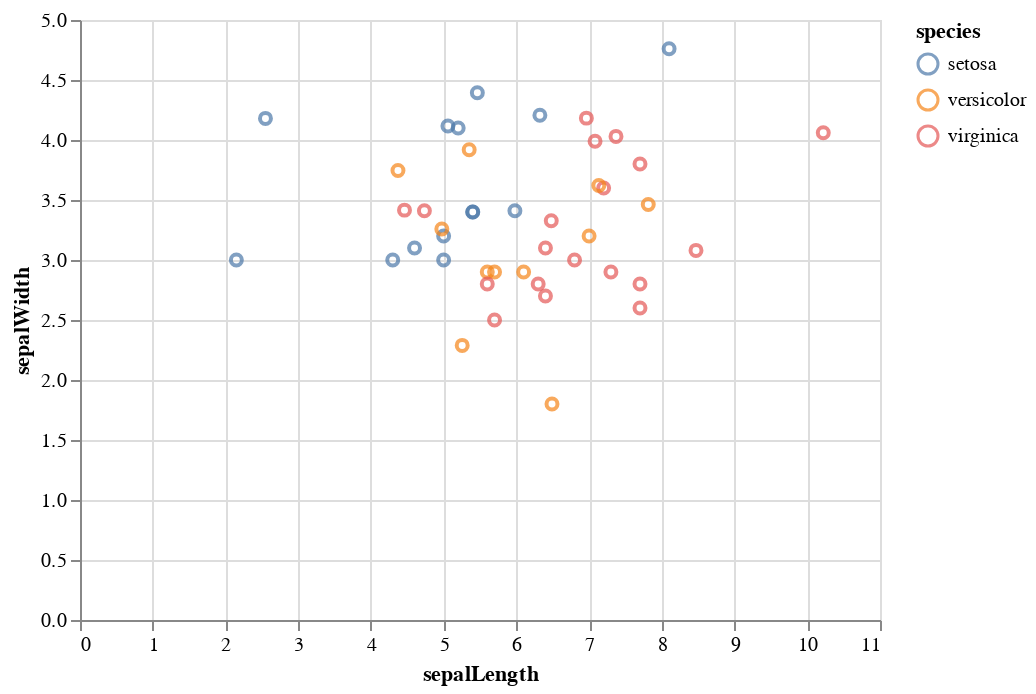

The cell this chart's notebook holds for it:
### Code cell
iris_comp_plot = alt.Chart(iris_comp20).mark_point().encode(
    x=x,
    y=y,
    color='species',
    tooltip=(x,y)
).interactive()

iris_comp_plot

### Figure 1 — Vega-Lite specification as saved in the notebook (floating-point values rounded to 4 significant figures)
{"config": {"view": {"continuousWidth": 400, "continuousHeight": 300}}, "data": {"name": "data-1808d441a852876e36e72be7b6bb64fa"}, "mark": "point", "encoding": {"color": {"field": "species", "type": "nominal"}, "tooltip": [{"field": "sepalLength", "type": "quantitative"}, {"field": "sepalWidth", "type": "quantitative"}], "x": {"field": "sepalLength", "type": "quantitative"}, "y": {"field": "sepalWidth", "type": "quantitative"}}, "selection": {"selector005": {"type": "interval", "bind": "scales", "encodings": ["x", "y"]}}, "$schema": "https://vega.github.io/schema/vega-lite/v4.17.0.json", "datasets": {"data-1808d441a852876e36e72be7b6bb64fa": [{"sepalLength": 4.6, "sepalWidth": 3.1, "petalLength": 1.5, "petalWidth": 0.2, "species": "setosa", "file of origin": "File 1"}, {"sepalLength": 4.3, "sepalWidth": 3.0, "petalLength": 1.1, "petalWidth": 0.1, "species": "setosa", "file of origin": "File 1"}, {"sepalLength": 5.4, "sepalWidth": 3.4, "petalLength": 1.7, "petalWidth": 0.2, "species": "setosa", "file of origin": "File 1"}, {"sepalLength": 5.0, "sepalWidth": 3.0, "petalLength": 1.6, "petalWidth": 0.2, "species": "setosa", "file of origin": "File 1"}, {"sepalLength": 5.4, "sepalWidth": 3.4, "petalLength": 1.5, "petalWidth": 0.4, "species": "setosa", "file of origin": "File 1"}, {"sepalLength": 5.2, "sepalWidth": 4.1, "petalLength": 1.5, "petalWidth": 0.1, "species": "setosa", "file of origin": "File 1"}, {"sepalLength": 5.0, "sepalWidth": 3.2, "petalLength": 1.2, "petalWidth": 0.2, "species": "setosa", "file of origin": "File 1"}, {"sepalLength": 7.0, "sepalWidth": 3.2, "petalLength": 4.7, "petalWidth": 1.4, "species": "versicolor", "file of origin": "File 1"}, {"sepalLength": 6.1, "sepalWidth": 2.9, "petalLength": 4.7, "petalWidth": 1.4, "species": "versicolor", "file of origin": "File 1"}, {"sepalLength": 5.6, "sepalWidth": 2.9, "petalLength": 3.6, "petalWidth": 1.3, "species": "versicolor", "file of origin": "File 1"}, {"sepalLength": 5.7, "sepalWidth": 2.9, "petalLength": 4.2, "petalWidth": 1.3, "species": "versicolor", "file of origin": "File 1"}, {"sepalLength": 7.3, "sepalWidth": 2.9, "petalLength": 6.3, "petalWidth": 1.8, "species": "virginica", "file of origin": "File 1"}, {"sepalLength": 7.2, "sepalWidth": 3.6, "petalLength": 6.1, "petalWidth": 2.5, "species": "virginica", "file of origin": "File 1"}, {"sepalLength": 6.4, "sepalWidth": 2.7, "petalLength": 5.3, "petalWidth": 1.9, "species": "virginica", "file of origin": "File 1"}, {"sepalLength": 6.8, "sepalWidth": 3.0, "petalLength": 5.5, "petalWidth": 2.1, "species": "virginica", "file of origin": "File 1"}, {"sepalLength": 5.7, "sepalWidth": 2.5, "petalLength": 5.0, "petalWidth": 2.0, "species": "virginica", "file of origin": "File 1"}, {"sepalLength": 7.7, "sepalWidth": 3.8, "petalLength": 6.7, "petalWidth": 2.2, "species": "virginica", "file of origin": "File 1"}, {"sepalLength": 7.7, "sepalWidth": 2.6, "petalLength": 6.9, "petalWidth": 2.3, "species": "virginica", "file of origin": "File 1"}, {"sepalLength": 5.6, "sepalWidth": 2.8, "petalLength": 4.9, "petalWidth": 2.0, "species": "virginica", "file of origin": "File 1"}, {"sepalLength": 7.7, "sepalWidth": 2.8, "petalLength": 6.7, "petalWidth": 2.0, "species": "virginica", "file of origin": "File 1"}, {"sepalLength": 6.3, "sepalWidth": 2.8, "petalLength": 5.1, "petalWidth": 1.5, "species": "virginica", "file of origin": "File 1"}, {"sepalLength": 6.4, "sepalWidth": 3.1, "petalLength": 5.5, "petalWidth": 1.8, "species": "virginica", "file of origin": "File 1"}, {"sepalLength": 5.98, "sepalWidth": 3.41, "petalLength": 1.05, "petalWidth": 0.1, "species": "setosa", "file of origin": "File 2"}, {"sepalLength": 2.15, "sepalWidth": 3.0, "petalLength": 0.88, "petalWidth": 0.06, "species": "setosa", "file of origin": "File 2"}, {"sepalLength": 2.55, "sepalWidth": 4.18, "petalLength": 0.75, "petalWidth": 0.36, "species": "setosa", "file of origin": "File 2"}, {"sepalLength": 4.736, "sepalWidth": 3.41, "petalLength": 5.153, "petalWidth": 0.3156, "species": "virginica", "file of origin": "File 2"}, {"sepalLength": 6.963, "sepalWidth": 4.182, "petalLength": 2.62, "petalWidth": 0.2756, "species": "virginica", "file of origin": "File 2"}, {"sepalLength": 8.1, "sepalWidth": 4.76, "petalLength": 0.75, "petalWidth": 0.4, "species": "setosa", "file of origin": "File 2"}, {"sepalLength": 7.082, "sepalWidth": 3.989, "petalLength": 5.176, "petalWidth": 0.638, "species": "virginica", "file of origin": "File 2"}, {"sepalLength": 5.351, "sepalWidth": 3.919, "petalLength": 1.19, "petalWidth": 0.1139, "species": "versicolor", "file of origin": "File 2"}, {"sepalLength": 4.975, "sepalWidth": 3.259, "petalLength": 3.334, "petalWidth": 0.463, "species": "versicolor", "file of origin": "File 2"}, {"sepalLength": 6.49, "sepalWidth": 1.8, "petalLength": 4.2, "petalWidth": 1.95, "species": "versicolor", "file of origin": "File 2"}, {"sepalLength": 4.462, "sepalWidth": 3.415, "petalLength": 1.84, "petalWidth": 1.125, "species": "virginica", "file of origin": "File 2"}, {"sepalLength": 7.134, "sepalWidth": 3.622, "petalLength": 2.848, "petalWidth": 0.9498, "species": "versicolor", "file of origin": "File 2"}, {"sepalLength": 7.814, "sepalWidth": 3.462, "petalLength": 3.128, "petalWidth": 1.928, "species": "versicolor", "file of origin": "File 2"}, {"sepalLength": 5.059, "sepalWidth": 4.117, "petalLength": 3.783, "petalWidth": 1.847, "species": "setosa", "file of origin": "File 2"}, {"sepalLength": 4.372, "sepalWidth": 3.747, "petalLength": 3.32, "petalWidth": 1.732, "species": "versicolor", "file of origin": "File 2"}, {"sepalLength": 10.22, "sepalWidth": 4.06, "petalLength": 8.82, "petalWidth": 1.62, "species": "virginica", "file of origin": "File 2"}, {"sepalLength": 5.464, "sepalWidth": 4.394, "petalLength": 6.481, "petalWidth": 0.6244, "species": "setosa", "file of origin": "File 2"}, {"sepalLength": 6.323, "sepalWidth": 4.206, "petalLength": 3.573, "petalWidth": 1.003, "species": "setosa", "file of origin": "File 2"}, {"sepalLength": 6.48, "sepalWidth": 3.327, "petalLength": 1.701, "petalWidth": 2.391, "species": "virginica", "file of origin": "File 2"}, {"sepalLength": 8.47, "sepalWidth": 3.08, "petalLength": 3.35, "petalWidth": 2.0, "species": "virginica", "file of origin": "File 2"}, {"sepalLength": 5.255, "sepalWidth": 2.288, "petalLength": 5.451, "petalWidth": 2.394, "species": "versicolor", "file of origin": "File 2"}, {"sepalLength": 7.37, "sepalWidth": 4.03, "petalLength": 7.84, "petalWidth": 2.16, "species": "virginica", "file of origin": "File 2"}]}}
